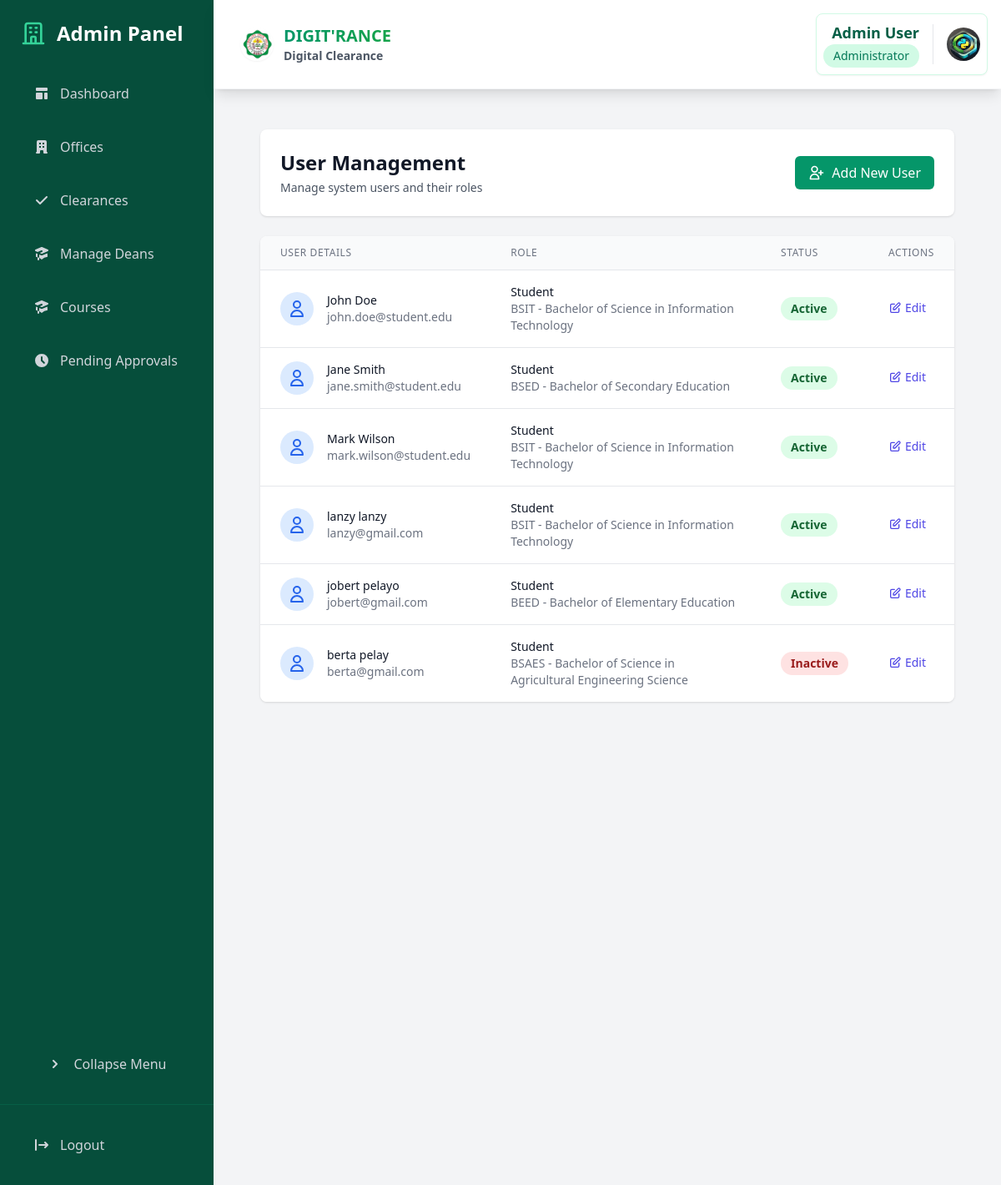
The page /dashboard/admin/users/ (signed in) on the database its author committed.
### core/models.py (models this page shows, shortened)
class Student(models.Model):
    student_id = models.CharField(max_length=20, unique=True)
    user = models.OneToOneField(User, on_delete=models.CASCADE)
    course = models.ForeignKey(Course, on_delete=models.PROTECT)
    year_level = models.IntegerField()
    is_boarder = models.BooleanField(default=False)
    created_at = models.DateTimeField(auto_now_add=True)
    program_chair = models.ForeignKey(ProgramChair, on_delete=models.SET_NULL, null=True, blank=True, related_name="students")
    dormitory_owner = models.ForeignKey(Staff, on_delete=models.SET_NULL, null=True, blank=True, related_name="students_dorm", limit_choices_to={'is_dormitory_owner': True})
    is_approved = models.BooleanField(default=False)
    approval_date = models.DateTimeField(null=True, blank=True)
    approval_admin = models.ForeignKey(User, on_delete=models.SET_NULL, null=True, blank=True, related_name='approved_students')
    profile_picture = models.ImageField(
        upload_to='student_profiles/',
        null=True,
        blank=True
    )

class Course(models.Model):
    code = models.CharField(max_length=10, unique=True)  # e.g., BSIT, BPED
    name = models.CharField(max_length=100)  # e.g., Bachelor of Science in Information Technology
    dean = models.ForeignKey(Dean, on_delete=models.CASCADE, related_name='courses')
    is_active = models.BooleanField(default=True)  # To mark if course is currently offered
    created_at = models.DateTimeField(auto_now_add=True)
    updated_at = models.DateTimeField(auto_now=True)
    class Meta:
        ordering = ['code']
    def __str__(self):
        return f"{self.code} - {self.name}"

### core/views.py (the view)
# urls.py: path('dashboard/admin/users/', views.admin_users, name='admin_users'),
@login_required
@user_passes_test(lambda u: u.is_superuser)
def admin_users(request):
    context = {
        'students': Student.objects.select_related('user', 'course').all(),
        'staff': Staff.objects.select_related('user', 'office').all(),
        'program_chairs': ProgramChair.objects.select_related('user').all(),
    }
    return render(request, 'admin/users.html', context)

### core/models.py (called while the page is built)
    def get_profile_picture_url(self):
        if self.profile_picture and hasattr(self.profile_picture, 'url'):
            return self.profile_picture.url
        return static('img/default-profile.png')

### templates/admin/users.html (shortened to what this page needs)
{% extends 'admin/base_admin.html' %}
{% block admin_content %}
<div class="space-y-6">
    <div class="bg-white shadow rounded-lg p-6">
        <div class="flex justify-between items-center">
            <div>
                <h2 class="text-2xl font-bold text-gray-900">User Management</h2>
                <p class="text-sm text-gray-600 mt-1">Manage system users and their roles</p>
            </div>
            <a href="{% url 'create_user' %}"
               class="inline-flex items-center px-4 py-2 bg-emerald-600 text-white rounded-md hover:bg-emerald-700 transition-colors duration-200 transform hover:scale-105">
                <svg class="w-5 h-5 mr-2" fill="none" stroke="currentColor" viewBox="0 0 24 24">
                    <path stroke-linecap="round" stroke-linejoin="round" stroke-width="2" d="M18 9v3m0 0v3m0-3h3m-3 0h-3m-2-5a4 4 0 11-8 0 4 4 0 018 0zM3 20a6 6 0 0112 0v1H3v-1z"/>
                </svg>
                Add New User
            </a>
        </div>
    </div>
    <div class="bg-white shadow rounded-lg overflow-hidden">
        <div class="overflow-x-auto">
            <table class="min-w-full divide-y divide-gray-200">
                <thead class="bg-gray-50">
                    <tr>
                        <th scope="col" class="px-6 py-3 text-left text-xs font-medium text-gray-500 uppercase tracking-wider">
                            User Details
                        </th>
                        <th scope="col" class="px-6 py-3 text-left text-xs font-medium text-gray-500 uppercase tracking-wider">
                            Role
                        </th>
                        <th scope="col" class="px-6 py-3 text-left text-xs font-medium text-gray-500 uppercase tracking-wider">
                            Status
                        </th>
                        <th scope="col" class="px-6 py-3 text-left text-xs font-medium text-gray-500 uppercase tracking-wider">
                            Actions
                        </th>
                    </tr>
                </thead>
                <tbody class="bg-white divide-y divide-gray-200">
                    {% for student in students %}
                    <tr class="hover:bg-gray-50 transition-colors duration-200">
                        <td class="px-6 py-4">
                            <div class="flex items-center">
                                <div class="flex-shrink-0 h-10 w-10 bg-blue-100 rounded-full flex items-center justify-center">
                                    <svg class="h-6 w-6 text-blue-600" fill="none" stroke="currentColor" viewBox="0 0 24 24">
                                        <path stroke-linecap="round" stroke-linejoin="round" stroke-width="2" d="M16 7a4 4 0 11-8 0 4 4 0 018 0zM12 14a7 7 0 00-7 7h14a7 7 0 00-7-7z"/>
                                    </svg>
                                </div>
                                <div class="ml-4">
                                    <div class="text-sm font-medium text-gray-900">{{ student.user.get_full_name }}</div>
                                    <div class="text-sm text-gray-500">{{ student.user.email }}</div>
                                </div>
                            </div>
                        </td>
                        <td class="px-6 py-4">
                            <div class="text-sm text-gray-900">Student</div>
                            <div class="text-sm text-gray-500">{{ student.course }}</div>
                        </td>
                        <td class="px-6 py-4">
                            <span class="px-3 py-1 inline-flex text-sm leading-5 font-semibold rounded-full {% if student.user.is_active %}bg-green-100 text-green-800{% else %}bg-red-100 text-red-800{% endif %}">
                                {{ student.user.is_active|yesno:"Active,Inactive" }}
                            </span>
                        </td>
                        <td class="px-6 py-4 text-sm font-medium space-x-3">
                            <a href="#" class="text-indigo-600 hover:text-indigo-900 inline-flex items-center">
                                <svg class="w-4 h-4 mr-1" fill="none" stroke="currentColor" viewBox="0 0 24 24">
                                    <path stroke-linecap="round" stroke-linejoin="round" stroke-width="2" d="M11 5H6a2 2 0 00-2 2v11a2 2 0 002 2h11a2 2 0 002-2v-5m-1.414-9.414a2 2 0 112.828 2.828L11.828 15H9v-2.828l8.586-8.586z"/>
                                </svg>
                                Edit
                            </a>
                        </td>
                    </tr>
                    {% endfor %}
                </tbody>
            </table>
        </div>
    </div>
</div>
{% endblock %}

### templates/components/navbar.html (shortened to what this page needs)
{% load static %}
<header class="bg-white shadow-lg p-4 flex justify-between items-center border-b border-gray-100 sticky top-0 z-50">
    <div class="flex items-center">
        <h1 class="text-xl font-bold flex items-center ml-4 text-gray-800">
            <a href="{% url 'home' %}" class="flex items-center group">
                <img src="{% static 'img/permit_logo.png' %}" alt="JHCSC Logo" class="h-10 w-10 mr-3 rounded-full shadow-sm">
                <div class="flex flex-col">
                    <span class="text-gradient bg-clip-text text-transparent bg-gradient-to-r from-emerald-600 to-green-600 group-hover:from-emerald-700 group-hover:to-green-700 transition-all">
                    </span>
                    <span class="text-sm text-gray-600">Digital Clearance</span>
                </div>
            </a>
        </h1>    </div>
    <div class="flex items-center">
        {% if user.is_authenticated %}
            <div class="bg-white rounded-lg shadow-sm border border-emerald-100 hover:shadow-md transition-all duration-200">
                <div class="flex items-center space-x-4 p-2">
                    <div class="flex flex-col items-end">
                        <span class="font-semibold text-lg text-emerald-800">
                            {% if user.programchair %}
                                {{ user.get_full_name }}
                            {% elif user.student %}
                                {{ user.student.full_name }}
                            {% elif user.staff %}
                                {{ user.get_full_name }}
                            {% else %}
                                {{ user.get_full_name }}
                            {% endif %}
                        </span>
                        <span class="text-sm px-3 py-1 bg-emerald-100 text-emerald-700 rounded-full font-medium">
                            {% if user.programchair %}
                                Program Chair
                            {% elif user.student %}
                                Student
                            {% elif user.staff %}
                                {{ user.staff.office.name }} Staff
                            {% elif user.is_superuser %}
                                Administrator
                            {% endif %}
                        </span>
                    </div>
                    <div class="relative group">
                        {% if user.student %}
                            <img src="{{ user.student.get_profile_picture_url }}"
                                 alt="Profile"
                                 class="w-10 h-10 rounded-full object-cover">
                        {% elif user.programchair %}
                            <img src="{{ user.programchair.get_profile_picture_url }}"
                                 alt="Profile"
                                 class="w-10 h-10 rounded-full object-cover">
                        {% elif user.staff %}
                            <img src="{{ user.staff.get_profile_picture_url }}"
                                 alt="Profile"
                                 class="w-10 h-10 rounded-full object-cover">
                        {% elif user.is_superuser %}
                            {% if user.userprofile %}
                                <img src="{{ user.userprofile.get_profile_picture_url }}"
                                     alt="Profile"
                                     class="w-10 h-10 rounded-full object-cover">
                            {% else %}
                                <img src="{% static 'img/default-profile.png' %}"
                                     alt="Profile"
                                     class="w-10 h-10 rounded-full object-cover">
                            {% endif %}
                        {% endif %}
                    </div>
                </div>
            </div>
        {% endif %}
    </div>
</header>

### templates/components/navbar.html (style rules this page uses)
.text-gradient { background-size: 100%; -webkit-background-clip: text; -moz-background-clip: text; -webkit-text-fill-color: transparent; -moz-text-fill-color: transparent; }

### rows shown on the page
Student: user.get_full_name "John Doe", user.email "john.doe@student.edu", course "BSIT - Bachelor of Science in Information Technology", user.is_active "Active"
Student: user.get_full_name "Jane Smith", user.email "jane.smith@student.edu", course "BSED - Bachelor of Secondary Education", user.is_active "Active"
Student: user.get_full_name "Mark Wilson", user.email "mark.wilson@student.edu", course "BSIT - Bachelor of Science in Information Technology", user.is_active "Active"
Student: user.get_full_name "lanzy lanzy", user.email "lanzy@gmail.com", course "BSIT - Bachelor of Science in Information Technology", user.is_active "Active"
Student: user.get_full_name "jobert pelayo", user.email "jobert@gmail.com", course "BEED - Bachelor of Elementary Education", user.is_active "Active"
Student: user.get_full_name "berta pelay", user.email "berta@gmail.com", course "BSAES - Bachelor of Science in Agricultural Engineering Science", user.is_active "Inactive"

### other values the page prints
{{ user.get_full_name }} "Admin User"
